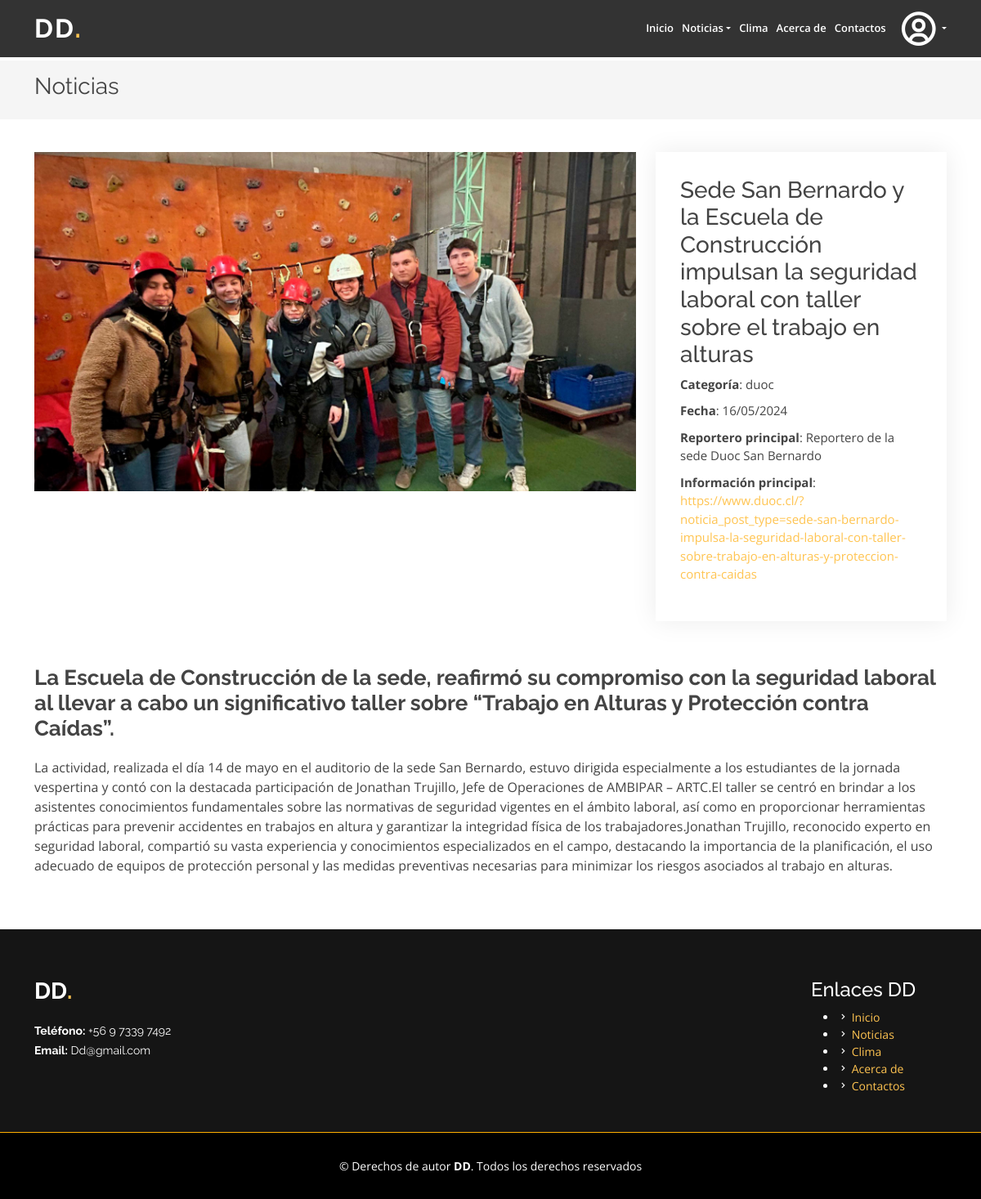
The page /detalle_noti/1/ on the database its author committed.
### core/models.py (models this page shows, shortened)
class Registronoti(models.Model):
	categoria = models.ForeignKey(Categoria, on_delete=models.CASCADE)
	titulo = models.CharField(max_length=1000)
	subtitulo = models.CharField(max_length=1000)
	reportero = models.CharField(max_length=1000)
	link = models.CharField(max_length=1000)
	fecha = models.CharField(max_length=10)
	imagen = models.ImageField(upload_to='Noticias/')
	descripcion = models.CharField(max_length=100000)

class Categoria(models.Model):
	nombre = models.CharField(max_length=100, unique=True)
	def __str__(self):
		return self.nombre

### core/views.py (the view)
# urls.py: path('detalle_noti/<int:noticia_id>/', detalle_noti,name="detalle_noti"),
def detalle_noti(request,noticia_id):
    noticia = get_object_or_404(Registronoti, id=noticia_id)
    context = {'noticia': noticia}
    return render(request, 'core/detalle_noti.html', context)

### core/templates/core/detalle_noti.html (shortened to what this page needs)
{% load static %}
<!DOCTYPE html>
<html lang="en">
<head>
  <link href="{% static 'vendor/aos/aos.css' %}" rel="stylesheet">
  <link href="{% static 'vendor/bootstrap/css/bootstrap.min.css' %}" rel="stylesheet">
  <link href="{% static 'vendor/bootstrap-icons/bootstrap-icons.css' %}" rel="stylesheet">
  <link href="{% static 'vendor/boxicons/css/boxicons.min.css' %}" rel="stylesheet">
  <link href="{% static 'vendor/glightbox/css/glightbox.min.css' %}" rel="stylesheet">
  <link href="{% static 'vendor/remixicon/remixicon.css' %}" rel="stylesheet">
  <link href="{% static 'vendor/swiper/swiper-bundle.min.css' %}" rel="stylesheet">
  <link rel="stylesheet" href="{% static 'css/style.css' %}">
</head>
<body>
  <header id="header" class="fixed-top header-inner-pages">
    <div class="container d-flex align-items-center justify-content-lg-between">
      <h1 class="logo me-auto me-lg-0"><a href="{% url 'index' %}">DD<span>.</span></a></h1>
      <nav id="navbar" class="navbar order-last order-lg-0">
        <ul>
          <li><a class="nav-link scrollto" href="{% url 'index' %}">Inicio</a></li>
          <li class="nav-item dropdown">
            <a class="nav-link dropdown-toggle" href="#" id="navbardrop" data-toggle="dropdown">
              Noticias
            </a>
          </li>
          <li><a class="nav-link scrollto" href="{% url 'index' %}#clima">Clima</a></li>
          <li><a class="nav-link scrollto" href="{% url 'index' %}#about">Acerca de</a></li>
          <li><a class="nav-link scrollto" href="{% url 'index' %}#contact">Contactos</a></li>
          <li class="nav-item dropdown">
            <a class="nav-link dropdown-toggle " href="#" id="navbardrop" data-toggle="dropdown">
            </a>
        </ul>
      </nav>
    </div>
  </header>
  <main id="main">
    <section id="breadcrumbs" class="breadcrumbs">
      <div class="container">
        <div class="d-flex justify-content-between align-items-center">
          <h2>Noticias</h2>
        </div>
      </div>
    </section>
    <section id="portfolio-details" class="portfolio-details">
      <div class="container">
        <div class="row gy-4">
          <div class="col-lg-8">
            <div class="portfolio-details-slider swiper">
              <div class="swiper-wrapper align-items-center">
                <img src="{{ noticia.imagen.url }}" alt="{{ noticia.titulo }}">
              </div>
            </div>
          </div>
          <div class="col-lg-4">
            <div class="portfolio-info">
              <h3>{{ noticia.titulo }}</h3>
              <ul>
                <li><strong>Categoría</strong>: {{ noticia.categoria }}</li>
                <li><strong>Fecha</strong>: {{ noticia.fecha }}</li>
                <li><strong>Reportero principal</strong>: {{ noticia.reportero }}</li>
                <li><strong>Información principal</strong>: <a href="{{ noticia.link }}">{{ noticia.link }}</a></li>
              </ul>
            </div>
          </div>
          <div class="col-lg-12">
            <div class="portfolio-description">
              <h2>{{ noticia.subtitulo }}</h2>
              <p>{{ noticia.descripcion }}</p>
            </div>
          </div>
        </div>
      </div>
    </section>
  </main>
  <footer id="footer">
    <div class="footer-top">
      <div class="container">
        <div class="row">
          <div class="col-lg-10 col-md-2">
            <div class="footer-info">
              <h3>DD<span>.</span></h3>
              <p>
                <strong>Teléfono:</strong> +56 9 7339 7492<br>
                <strong>Email:</strong> Dd@gmail.com<br>
              </p>
            </div>
          </div>
          <div class="col-lg-2 col-md-6 footer-links">
            <h4>Enlaces DD</h4>
            <ul>
              <li><i class="bx bx-chevron-right"></i> <a href="{% url 'index' %}">Inicio</a></li>
              <li><i class="bx bx-chevron-right"></i> <a href="{% url 'index' %}#portfolio">Noticias</a></li>
              <li><i class="bx bx-chevron-right"></i> <a href="{% url 'index' %}#clima"> Clima</a></li>
              <li><i class="bx bx-chevron-right"></i> <a href="{% url 'index' %}#about">Acerca de</a></li>
              <li><i class="bx bx-chevron-right"></i> <a href="{% url 'index' %}#contact">Contactos</a></li>
            </ul>
          </div>
        </div>
      </div>
    </div>
    <div class="container">
      <div class="copyright">
        &copy; Derechos de autor <strong><span>DD</span></strong>. Todos los derechos reservados
      </div>
    </div>
  </footer>
</body>
</html>

### core/static/css/style.css (style rules this page uses)
body { font-family: "Open Sans", sans-serif; color: #444444; }
a { color: #ffc451; text-decoration: none; }
h1, h2, h3, h4, h5, h6 { font-family: "Raleway", sans-serif; }
#header { transition: all 0.5s; z-index: 997; padding: 15px 0; }
#header.header-scrolled, #header.header-inner-pages { background: rgba(0, 0, 0, 0.8); }
#header .logo { font-size: 32px; margin: 0; padding: 0; line-height: 1; font-weight: 700; letter-spacing: 2px; text-transform: uppercase; }
#header .logo a { color: #fff; }
#header .logo a span { color: #ffc451; }
.navbar { padding: 0; }
.navbar ul { margin: 0; padding: 0; display: flex; list-style: none; align-items: center; }
.navbar li { position: relative; }
.navbar a, .navbar a:focus { display: flex; align-items: center; justify-content: space-between; padding: 10px 0 10px 10px; font-size: 13px; font-weight: 600; color: #fff; white-space: nowrap; transition: 0.3s; }
section { padding: 50px 0; overflow: hidden; }
.portfolio-details { padding-top: 40px; }
.portfolio-details .portfolio-details-slider img { width: 100%; }
.portfolio-details .portfolio-info { padding: 30px; box-shadow: 0px 0 30px rgba(21, 21, 21, 0.08); }
.portfolio-details .portfolio-info ul { list-style: none; padding: 0; font-size: 15px; }
.portfolio-details .portfolio-info ul li+li { margin-top: 10px; }
.portfolio-details .portfolio-description { padding-top: 30px; }
.portfolio-details .portfolio-description h2 { font-size: 26px; font-weight: 700; margin-bottom: 20px; }
.portfolio-details .portfolio-description p { padding: 0; }
.breadcrumbs { padding: 15px 0; background: whitesmoke; min-height: 40px; margin-top: 74px; }
.breadcrumbs h2 { font-size: 28px; font-weight: 400; }
#footer { background: black; padding: 0 0 30px 0; color: #fff; font-size: 14px; }
#footer .footer-top { background: #151515; border-bottom: 1px solid #ffae00; padding: 60px 0 30px 0; }
#footer .footer-top .footer-info { margin-bottom: 30px; }
#footer .footer-top .footer-info h3 { font-size: 28px; margin: 0 0 20px 0; padding: 2px 0 2px 0; line-height: 1; font-weight: 700; text-transform: uppercase; }
#footer .footer-top .footer-info h3 span { color: #ffc451; }
#footer .footer-top .footer-info p { font-size: 14px; line-height: 24px; margin-bottom: 0; font-family: "Raleway", sans-serif; color: #fff; }
#footer .copyright { text-align: center; padding-top: 30px; }

### rows shown on the page
Registronoti: imagen (picture), titulo "Sede San Bernardo y la Escuela de Construcción impulsan la seguridad laboral con taller sobre el trabajo en alturas", categoria "duoc", fecha "16/05/2024", reportero "Reportero de la sede Duoc San Bernardo", link "https://www.duoc.cl/?noticia_post_type=sede-san-bernardo-impulsa-la-seguridad-laboral-con-taller-sobre-trabajo-en-alturas-y-proteccion-contra-caidas", subtitulo "La Escuela de Construcción de la sede, reafirmó su compromiso con la seguridad laboral al llevar a cabo un significativo taller sobre “Trabajo en Alturas y Protección contra Caídas”.", descripcion "La actividad, realizada el día 14 de mayo en el auditorio de la sede San Bernardo, estuvo dirigida especialmente a los estudiantes de la jornada vespertina y contó con la destacada participación de Jonathan Trujillo, Jefe de Operaciones de AMBIPAR – ARTC.El taller se centró en brindar a los asistentes conocimientos fundamentales sobre las normativas de seguridad vigentes en el ámbito laboral, así como en proporcionar herramientas prácticas para prevenir accidentes en trabajos en altura y garantizar la integridad física de los trabajadores.Jonathan Trujillo, reconocido experto en seguridad laboral, compartió su vasta experiencia y conocimientos especializados en el campo, destacando la…"
